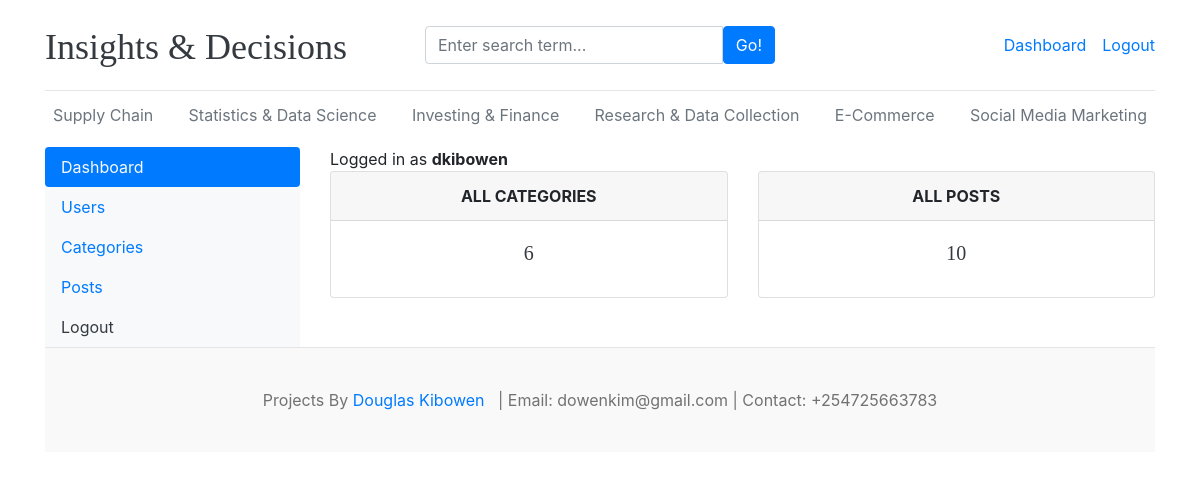
The page /dashboard/ (signed in) on the database its author committed.
### blogs/models.py (models this page shows, shortened)
class Category(models.Model):
    category_name = models.CharField(max_length=100,unique=True)
    created_at = models.DateTimeField(auto_now_add=True)
    updated_at = models.DateTimeField(auto_now=True)
    class Meta:
        verbose_name_plural = "categories"

### dashboards/views.py (the view)
# urls.py: path('',views.dashboard,name='dashboard'),
@login_required(login_url='login')
def dashboard(request):
    category_count = Category.objects.all().count()
    blogs_count = Blog.objects.all().count()
    context = {
        'category_count':category_count,
        'blogs_count':blogs_count,
    }
    return render(request,'dashboard/dashboard.html',context)

### blogs/context_processors.py (called while the page is built)
def get_categories(request):
    categories = Category.objects.all().order_by('updated_at')
    return dict(categories=categories)

### templates/dashboard/dashboard.html
{% extends 'base.html' %}
{% block content %}
<div class="row">
    {% include 'dashboard/sidebar.html' %}
     <div class="col-md-9">
        <span>Logged in as <b>{{ user }}</b></span>
        <div class="row">
            <div class="col">
                <div class="card border-default mb-3">
                    <div class="card-header text-center text-uppercase font-weight-bold">All Categories</div>
                    <div class="card-body text-dark">
                        <h5 class="card-title text-center">{{ category_count }}</h5>
                    </div>
                </div>
            </div>
            <div class="col">
                <div class="card border-default mb-3">
                    <div class="card-header text-center text-uppercase font-weight-bold">All Posts</div>
                    <div class="card-body text-dark">
                        <h5 class="card-title text-center">{{ blogs_count }}</h5>
                    </div>
                </div>
            </div>
        </div>
     </div>
</div>
{% endblock %}

### templates/base.html (shortened to what this page needs)
{% load static %}
<!DOCTYPE html>
<html lang="en">
<head>
    <link href="https://getbootstrap.com/docs/4.0/dist/css/bootstrap.min.css" rel="stylesheet">
    <link href="{% static 'css/blog.css' %}" rel="stylesheet">
    <link rel="stylesheet" href="https://cdnjs.cloudflare.com/ajax/libs/font-awesome/4.7.0/css/font-awesome.min.css">
</head>
<body>
    <div class="container">
        <header class="blog-header py-3">
            <div class="row flex-nowrap justify-content-between align-items-center">
                <div class="col-4 pt-1">
                    <a class="blog-header-logo text-dark" href="/">Insights & Decisions</a>
                </div>
                <div class="col-4">
                    <form action="{% url 'search' %}" method="GET">
                        <div class="input-group">
                            <input class="form-control" type="text" name="keyword" value="{{ keyword }}" placeholder="Enter search term..."
                                aria-label="Enter search term..." aria-describedby="button-search" />
                            <button type="submit" class="btn btn-primary" id="button-search" type="button">Go!</button>
                        </div>
                    </form>
                </div>
                <div class="col-4 d-flex justify-content-end align-items-center">
                    {% if not user.is_authenticated %}
                    <a class="btn btn-sm btn-primary" href="{% url 'login' %}">Login</a> &nbsp;
                    <a class="btn btn-sm btn-outline-secondary" href="{% url 'register' %}">Register</a>
                    {% else %}
                    <span><a href="{% url 'dashboard' %}">Dashboard</a></span>
                    <span><a href="{% url 'logout' %}">Logout</a></span>
                    {% endif %}
                </div>
            </div>
        </header>
        <div class="nav-scroller py-1 mb-2">
            <nav class="nav d-flex justify-content-between">
                {% for cat in categories %}
                <a class="p-2 text-muted" href="{% url 'posts_by_category' cat.id %}">{{ cat.category_name }}</a>
                {% endfor %}
        </div>
        {% block content %}
        {% endblock %}
        <footer class="blog-footer">
            Projects By <a href="#">Douglas Kibowen</a> &nbsp;
            | Email: dowenkim@gmail.com | Contact: +254725663783
        </footer>
</body>
</html>

### douglas_main/static/css/blog.css (style rules this page uses)
.blog-header { border-bottom: 1px solid #e5e5e5; }
.blog-header-logo { font-family: "Playfair Display", Georgia, "Times New Roman", serif; font-size: 2.25rem; }
h1, h2, h3, h4, h5, h6 { font-family: "Playfair Display", Georgia, "Times New Roman", serif; }
.blog-footer { padding: 2.5rem 0; color: #727272; text-align: center; background-color: #f9f9f9; border-top: .05rem solid #e5e5e5; }

### rows shown on the page
Category: category_name "Supply Chain"
Category: category_name "Statistics & Data Science"
Category: category_name "Investing & Finance"
Category: category_name "Research & Data Collection"
Category: category_name "E-Commerce"
Category: category_name "Social Media Marketing"

### other values the page prints
{{ user }} "dkibowen"
{{ category_count }} "6"
{{ blogs_count }} "10"
